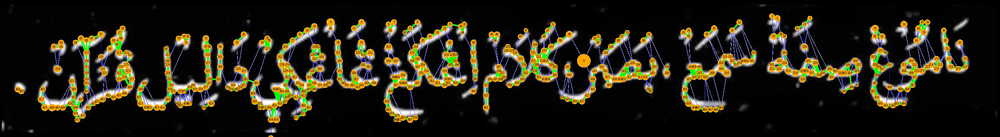
#> input picture backups/sifatline-overlay.png, 1000 x 137 px, shrunk from 2883 x 396 before the run
$ python scribe.py sifatline-overlay.png sifatline.png
#> lines starting #> are read from the running program, lines starting #| are printed output that depends on the picture; after the words box and inside, x2 and y2 are one past the last pixel; in counts of white or black regions, pixels touching at a corner belong together
# USAGE: python -u scribe.py IMAGE_INPUT IMAGE_OUTPUT

import numpy as np
import cv2 as cv
import sys

# heatmap
COLOR_MIN = 30
COLOR_MAX = 230
COLOR_RANGE= 200

filename= sys.argv[1]
image = cv.imread(filename)
#> image is the input picture: shape (137, 1000, 3); mean B, G, R 20.2, 33.4, 36.4
height= image.shape[0]
#> height = 137
width= image.shape[1]
#> width = 1000

image_gray= cv.cvtColor(cv.bitwise_not(image), cv.COLOR_BGR2GRAY)
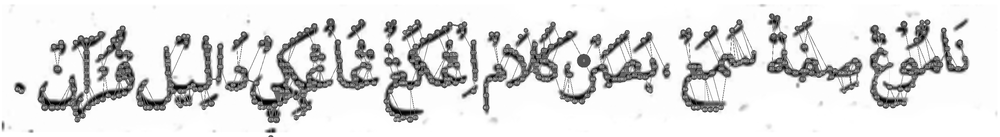
#> image_gray: shape (137, 1000); min 0, max 255, mean 222.2
ret, image_thresh = cv.threshold(image_gray, 0, 240, cv.THRESH_OTSU) # other thresholding method may also work
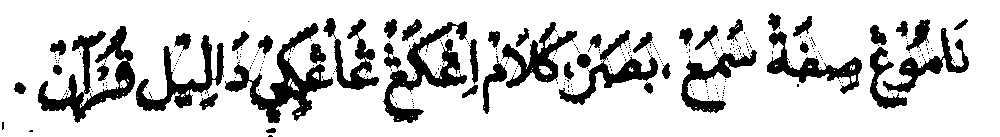
#> image_thresh: shape (137, 1000); values 0 (black) and 240 (white), 81.2% white; 324 black regions (279 under 20 px), largest, box (x1, y1, x2, y2) and area: (225, 23, 333, 123) 2918, (38, 26, 135, 123) 2872, (383, 21, 467, 123) 2567
#> ret = 176
image_thin = cv.ximgproc.thinning(image_thresh, thinningType = cv.ximgproc.THINNING_ZHANGSUEN) # prefers straight lines
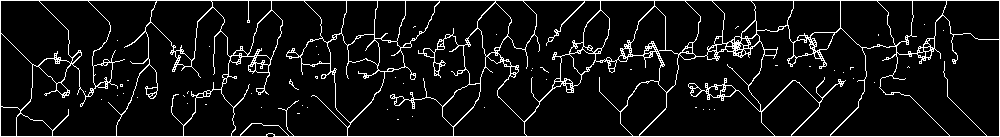
#> image_thin: shape (137, 1000); 8% white in thin lines or dots
#image_thin = cv.ximgproc.thinning(image_thresh, thinningType = cv.ximgproc.THINNING_GUOHALL)  # prefers squiggly lines

#contours, hierarchy = cv.findContours(image_thin, cv.RETR_LIST, cv.CHAIN_APPROX_SIMPLE) # 200 for 0000_a
#contours, hierarchy = cv.findContours(image_thin, cv.RETR_LIST, cv.CHAIN_APPROX_TC89_L1) # 103 for 0000_a
contours, hierarchy = cv.findContours(image_thin, cv.RETR_LIST, cv.CHAIN_APPROX_TC89_KCOS) # 95 for 0000_a
#> contours = 465 contours, 361 with area under 20; largest, box (x1, y1, x2, y2) and area: (0, 0, 1000, 137) 135849, (221, 0, 351, 137) 9485, (347, 1, 496, 137) 9034, (879, 15, 1000, 137) 8590, (20, 1, 157, 137) 8442
# [13 lines of commented-out code are left out]

cv.imshow('a', image_gray)
cv.imshow('b', image_thresh)
cv.imshow('c', image_thin)
cv.imwrite('1.png', image_gray)
cv.imwrite('2.png', image_thresh)
cv.imwrite('3.png', image_thin)
# [5 lines of commented-out code are left out]

key = cv.waitKey(0) & 0xff
#> (key Esc is pressed here)
if key==27:
    quit()
#> (the program exits here)

$ run again, on backups/sifatline_scribeandspace.png
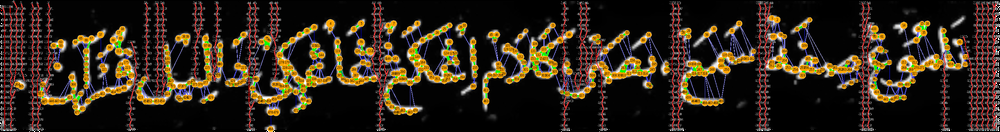
#> input picture backups/sifatline_scribeandspace.png, 1000 x 132 px, shrunk from 2751 x 364 before the run
#> image is the input picture: shape (132, 1000, 3); mean B, G, R 25.4, 38.1, 48.6
#> `ret, image_thresh = cv.threshold(image_gray, 0, 240, cv.THRESH_OTSU)`:
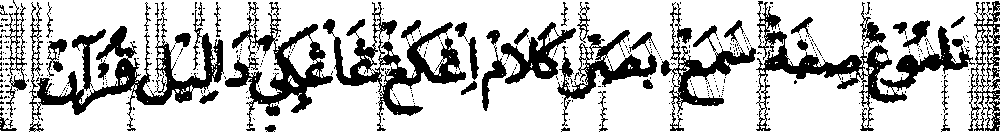
#> image_thresh: shape (132, 1000); values 0 (black) and 240 (white), 75.2% white; 450 black regions (404 under 20 px), largest, box (x1, y1, x2, y2) and area: (29, 2, 224, 132) 5831, (756, 1, 975, 131) 5067, (323, 2, 466, 131) 4334
#> ret = 183
#> `image_thin = cv.ximgproc.thinning(image_thresh, thinningType = cv.ximg..`:
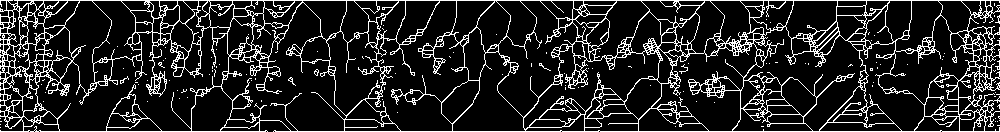
#> image_thin: shape (132, 1000); 15% white in thin lines or dots
#> contours = 1258 contours, 925 with area under 20; largest, box (x1, y1, x2, y2) and area: (0, 0, 1000, 132) 127898, (35, 26, 230, 132) 9390, (221, 2, 347, 132) 7905, (366, 1, 469, 132) 7004, (743, 27, 865, 132) 5016
